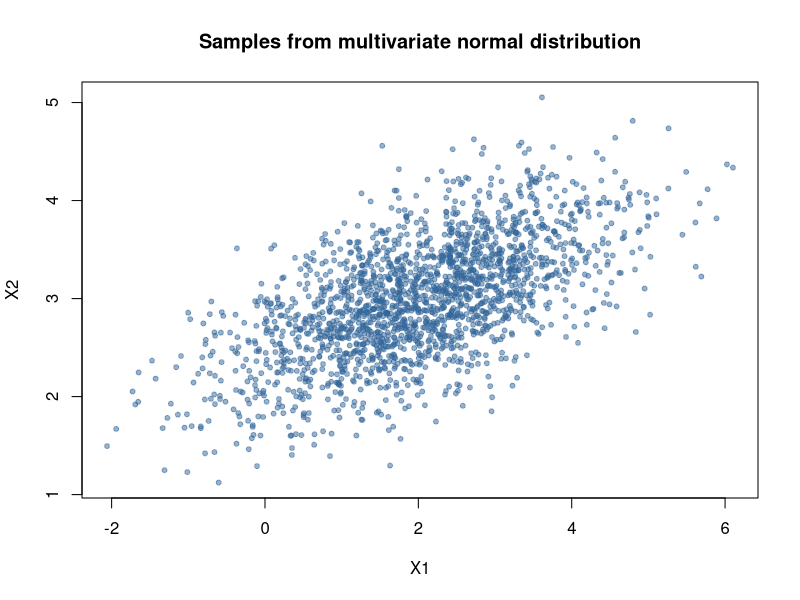
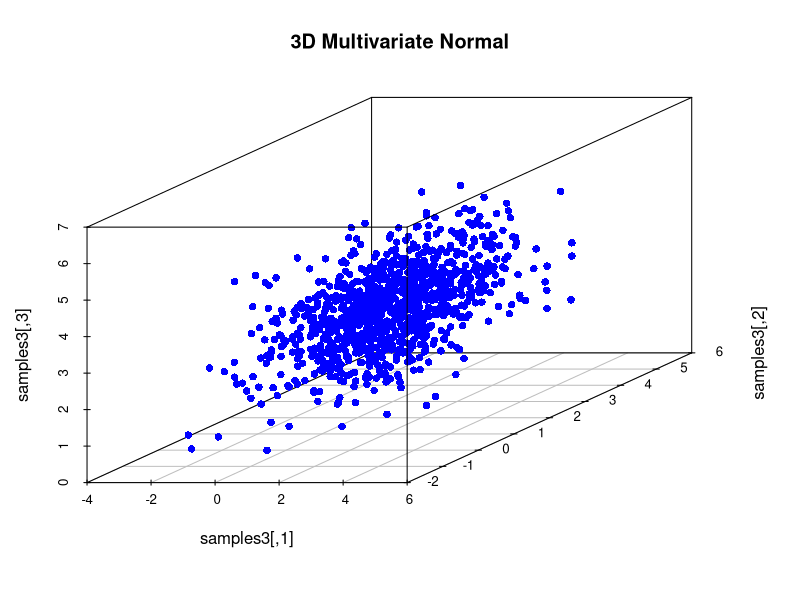

These figures' R source, in order:
#Step 1- Load necessary packages
# The MASS package contains useful functions for multivariate analysis
install.packages("MASS")
library(MASS)

#step 2: define the mean ans covariance 

mu = c(2, 3) # mean vector for the 2 variable (x1 and x2)

#create a symmetric positive definite covariance matrix 
#this represenrs the variance and correlation between x1 and x2 
sigma = matrix(c(1, 0.8,  # Var (x1 ) = 1, cov(x1,x2) = 0.8

        0.8, 1),
        nrow = 2, byrow = TRUE) # Cov(X2,X1) = 0.8, Var(X2) = 1

#Step 3 : Apply Cholesky decomposition 
#chol( returns an upper triangular matrix U such that sigma = U'U)
L= chol(sigma)
#if Your want a lower triangular matrix (LL^T), uset(L)

#Step 4 : generate samples using choolesky 

set.seed(123) # set random seed for reproducibility 
n = 2000 # number of samples you want to generate 

#generate standard normal (uncorrelated) samples 
#each row is a sample of two independent standard normals 
Z = matrix(rnorm(n*2), ncol = 2)

#Transform Z to hae the desired covariance structure 
# multiply Z by t(L) to xorrelate the variables
# add mu to shift from origin to desired mean 
samples = Z %*% t(L) +matrix(mu, n, 2, byrow = TRUE)

#Step 5 : Visualize thegerenate samples 
#plot the simulated multivariate normal data 

plot(samples, 
     col= rgb(0.2, 0.4, 0.6, 0.5), # transparent blue points 
     pch= 20,   # solid circles
     main = " Samples from multivariate normal distribution ", 
     xlab = "X1", 
     ylab = "X2"
     )


# ===============================
# 3D Multivariate Normal Sampling
# ===============================

# Step 1: Define the mean and covariance
mu3 = c(1, 2, 3)
sigma3 = matrix(c(1, 0.5, 0.3,
                  0.5, 1, 0.4,
                  0.3, 0.4, 1), nrow = 3, byrow = TRUE)

# Step 2: Cholesky decomposition (Upper triangular L such that sigma = L'L)
L3 = chol(sigma3)

# Step 3: Generate 1000 standard normal samples (uncorrelated)
set.seed(42)
n = 1000  # Correct variable name, replacing incorrect 'b'
Z3 = matrix(rnorm(n * 3), ncol = 3)

# Step 4: Apply Cholesky transformation and add mean
samples3 = Z3 %*% t(L3) + matrix(mu3, n, 3, byrow = TRUE)

# Step 5: 3D Plot using scatterplot3d
if (!require("scatterplot3d")) install.packages("scatterplot3d")
library(scatterplot3d)

scatterplot3d(samples3, pch = 16, color = "blue", main = "3D Multivariate Normal")

# ===============================
# Ridge Regression Using Cholesky
# ===============================

# Step 1: Simulate input data
set.seed(101)
X = matrix(rnorm(100 * 10), 100, 10)  # 100 observations, 10 features
y = rnorm(100)                        # Target variable

# Step 2: Ridge Regression setup
lambda = 1  # Regularization parameter

# Step 3: Create XtX + λI and Xᵗy
XtX = t(X) %*% X + lambda * diag(ncol(X))
Xty = t(X) %*% y

# Step 4: Solve using Cholesky
L = chol(XtX)  
z = forwardsolve(t(L), Xty)
beta_ridge = backsolve(L, z)

# Step 5: Output coefficients
print(beta_ridge)
